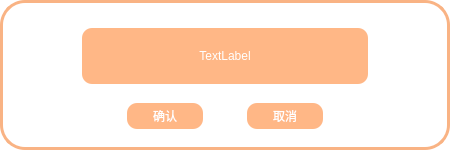
<?xml version="1.0" encoding="UTF-8"?>
<ui version="4.0">
 <class>Dialog</class>
 <widget class="QDialog" name="Dialog">
  <property name="geometry">
   <rect>
    <x>0</x>
    <y>0</y>
    <width>450</width>
    <height>150</height>
   </rect>
  </property>
  <property name="sizePolicy">
   <sizepolicy hsizetype="Expanding" vsizetype="Preferred">
    <horstretch>0</horstretch>
    <verstretch>0</verstretch>
   </sizepolicy>
  </property>
  <property name="minimumSize">
   <size>
    <width>400</width>
    <height>150</height>
   </size>
  </property>
  <property name="maximumSize">
   <size>
    <width>450</width>
    <height>150</height>
   </size>
  </property>
  <property name="windowTitle">
   <string>Dialog</string>
  </property>
  <property name="styleSheet">
   <string notr="true">background-color:white;
padding:2px;
border-radius:25px;</string>
  </property>
  <layout class="QVBoxLayout" name="verticalLayout">
   <property name="leftMargin">
    <number>0</number>
   </property>
   <property name="topMargin">
    <number>0</number>
   </property>
   <property name="rightMargin">
    <number>0</number>
   </property>
   <property name="bottomMargin">
    <number>0</number>
   </property>
   <item>
    <widget class="QFrame" name="frame">
     <property name="styleSheet">
      <string notr="true">border:3px solid rgb(249,179,132);</string>
     </property>
     <layout class="QVBoxLayout" name="verticalLayout_2" stretch="2,7,1,2,1">
      <property name="leftMargin">
       <number>4</number>
      </property>
      <property name="topMargin">
       <number>4</number>
      </property>
      <property name="rightMargin">
       <number>4</number>
      </property>
      <property name="bottomMargin">
       <number>4</number>
      </property>
      <item>
       <spacer name="verticalSpacer">
        <property name="orientation">
         <enum>Qt::Vertical</enum>
        </property>
        <property name="sizeHint" stdset="0">
         <size>
          <width>20</width>
          <height>40</height>
         </size>
        </property>
       </spacer>
      </item>
      <item>
       <widget class="QFrame" name="frame_2">
        <property name="styleSheet">
         <string notr="true">border:rgb(255,255,255);</string>
        </property>
        <layout class="QHBoxLayout" name="horizontalLayout_2" stretch="1,4,1">
         <property name="leftMargin">
          <number>0</number>
         </property>
         <property name="topMargin">
          <number>0</number>
         </property>
         <property name="rightMargin">
          <number>0</number>
         </property>
         <property name="bottomMargin">
          <number>0</number>
         </property>
         <item>
          <spacer name="horizontalSpacer_3">
           <property name="orientation">
            <enum>Qt::Horizontal</enum>
           </property>
           <property name="sizeHint" stdset="0">
            <size>
             <width>56</width>
             <height>20</height>
            </size>
           </property>
          </spacer>
         </item>
         <item>
          <widget class="QLabel" name="label">
           <property name="sizePolicy">
            <sizepolicy hsizetype="Preferred" vsizetype="Preferred">
             <horstretch>0</horstretch>
             <verstretch>0</verstretch>
            </sizepolicy>
           </property>
           <property name="focusPolicy">
            <enum>Qt::NoFocus</enum>
           </property>
           <property name="styleSheet">
            <string notr="true">background-color:rgb(255,183,134);
color:white;
padding:1px;
border-radius:10px;</string>
           </property>
           <property name="text">
            <string>TextLabel</string>
           </property>
           <property name="alignment">
            <set>Qt::AlignCenter</set>
           </property>
          </widget>
         </item>
         <item>
          <spacer name="horizontalSpacer_4">
           <property name="orientation">
            <enum>Qt::Horizontal</enum>
           </property>
           <property name="sizeHint" stdset="0">
            <size>
             <width>55</width>
             <height>20</height>
            </size>
           </property>
          </spacer>
         </item>
        </layout>
       </widget>
      </item>
      <item>
       <spacer name="verticalSpacer_3">
        <property name="orientation">
         <enum>Qt::Vertical</enum>
        </property>
        <property name="sizeHint" stdset="0">
         <size>
          <width>20</width>
          <height>40</height>
         </size>
        </property>
       </spacer>
      </item>
      <item>
       <widget class="QFrame" name="frame_3">
        <property name="minimumSize">
         <size>
          <width>0</width>
          <height>0</height>
         </size>
        </property>
        <property name="styleSheet">
         <string notr="true">border:rgb(255,255,255);</string>
        </property>
        <layout class="QHBoxLayout" name="horizontalLayout" stretch="3,2,1,2,3">
         <property name="leftMargin">
          <number>1</number>
         </property>
         <property name="topMargin">
          <number>1</number>
         </property>
         <property name="rightMargin">
          <number>1</number>
         </property>
         <property name="bottomMargin">
          <number>1</number>
         </property>
         <item>
          <spacer name="horizontalSpacer">
           <property name="orientation">
            <enum>Qt::Horizontal</enum>
           </property>
           <property name="sizeHint" stdset="0">
            <size>
             <width>77</width>
             <height>20</height>
            </size>
           </property>
          </spacer>
         </item>
         <item>
          <widget class="QPushButton" name="pushButton">
           <property name="styleSheet">
            <string notr="true">background-color:rgb(255,183,134);
color:white;
border:6px;
border-radius:10px;
padding:4px 10px;</string>
           </property>
           <property name="text">
            <string>确认</string>
           </property>
          </widget>
         </item>
         <item>
          <spacer name="horizontalSpacer_5">
           <property name="orientation">
            <enum>Qt::Horizontal</enum>
           </property>
           <property name="sizeHint" stdset="0">
            <size>
             <width>40</width>
             <height>20</height>
            </size>
           </property>
          </spacer>
         </item>
         <item>
          <widget class="QPushButton" name="pushButton_2">
           <property name="styleSheet">
            <string notr="true">background-color:rgb(255,183,134);
color:white;
border:6px;
border-radius:10px;
padding:4px 10px;</string>
           </property>
           <property name="text">
            <string>取消</string>
           </property>
          </widget>
         </item>
         <item>
          <spacer name="horizontalSpacer_2">
           <property name="orientation">
            <enum>Qt::Horizontal</enum>
           </property>
           <property name="sizeHint" stdset="0">
            <size>
             <width>76</width>
             <height>20</height>
            </size>
           </property>
          </spacer>
         </item>
        </layout>
       </widget>
      </item>
      <item>
       <spacer name="verticalSpacer_2">
        <property name="orientation">
         <enum>Qt::Vertical</enum>
        </property>
        <property name="sizeHint" stdset="0">
         <size>
          <width>20</width>
          <height>40</height>
         </size>
        </property>
       </spacer>
      </item>
     </layout>
    </widget>
   </item>
  </layout>
 </widget>
 <resources/>
 <connections/>
</ui>
